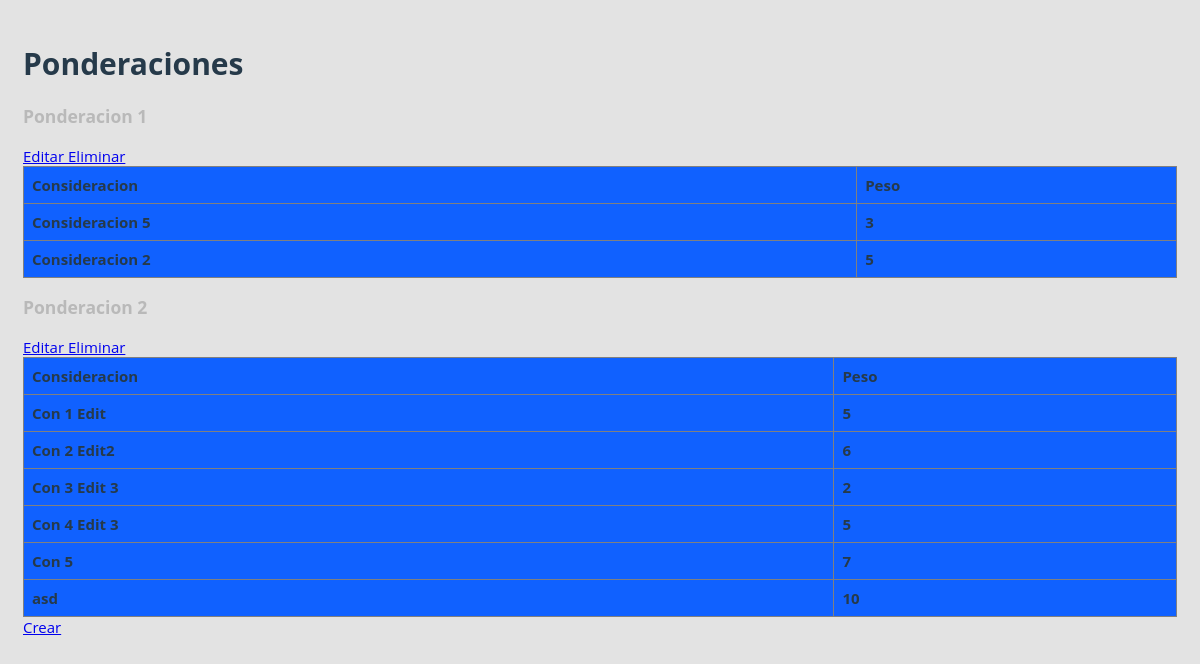
Screenshot of /reclutamiento-master/usuario/ponderaciones/ver_ponderaciones.php (signed in) with the database file from the repository.
### tables this page shows
CREATE TABLE `ponderaciones` (
  `id` int(50) NOT NULL,
  `nombre` varchar(50) NOT NULL
);

CREATE TABLE `detalle_ponderacion` (
  `id` int(50) NOT NULL,
  `id_ponderacion` int(50) NOT NULL,
  `nombre_campo` varchar(50) NOT NULL,
  `peso` varchar(50) NOT NULL
);

### reclutamiento-master/usuario/ponderaciones/ver_ponderaciones.php (the view, shortened to what this page needs)
<!DOCTYPE html>
<html lang="en">
<head>
    <link rel="stylesheet" type="text/css" href="../../style.css">
</head>
<body>
    <h1>Ponderaciones</h1>
    <?php
        include '../../config.php';
        $con=mysqli_connect($host,$user,$pass,$name);
        $query = "SELECT id,nombre FROM ponderaciones;";
        $resultPonderaciones = mysqli_query($con,$query);
        while($row = mysqli_fetch_array($resultPonderaciones)){
            $idPonderacion = $row[0];
            $nombre = $row[1];
            echo "<h3>$nombre</h3>";
            echo "<label ><a href=\"editar_ponderacion.php?id=$idPonderacion&nombre=$nombre\">Editar </a></label>";
            echo "<label ><a href=\"borrar_ponderacion.php?id=$idPonderacion\">Eliminar</a></label><br>";
            echo "<table border = 1>\n";
            echo "  <tr>\n";
            echo "      <th>Consideracion</th>\n";
            echo "      <th>Peso</th>\n";
            echo "</tr>\n";
            $query = "SELECT nombre_campo,peso,id FROM detalle_ponderacion WHERE id_ponderacion =$idPonderacion;";
            $resultDetalle = mysqli_query($con,$query);
            while($rowDetalle = mysqli_fetch_array($resultDetalle)){
                $consideracion = $rowDetalle[0];
                $peso = $rowDetalle[1];
                echo "  <tr>\n";
                echo "      <th>$consideracion</th>\n";
                echo "      <th>$peso</th>\n";
                echo "  </tr>";
            }
            echo "</table>\n";
        }
    ?>
    <label ><a href="crear_ponderacion.php">Crear</a></label>
</body>
</html>

### reclutamiento-master/style.css (style rules this page uses)
*, *:before, *:after { box-sizing: border-box; }
body { padding: 1em; font-family: 'Open Sans', 'Helvetica Neue', Helvetica, Arial, sans-serif; font-size: 15px; color: #b9b9b9; background-color: #e3e3e3; }
table { border-collapse: collapse; width: 100%; }
th, td , tr { font-family: 'Open Sans', 'Helvetica Neue', Helvetica, Arial, sans-serif; text-align: left; padding: 8px; color : #000 ; }
tr:nth-child(even) { background-color: #7BBFF2 }
th { background-color: #1061FF; color: #263A4A; }
h1 , h2 , p { color: #263A4A; }

### rows the page displays
ponderaciones: nombre "Ponderacion 1"
detalle_ponderacion: nombre_campo "Consideracion 5", peso "3"
detalle_ponderacion: nombre_campo "Consideracion 2", peso "5"
ponderaciones: nombre "Ponderacion 2"
detalle_ponderacion: nombre_campo "Con 1 Edit", peso "5"
detalle_ponderacion: nombre_campo "Con 2 Edit2", peso "6"
detalle_ponderacion: nombre_campo "Con 3 Edit 3", peso "2"
detalle_ponderacion: nombre_campo "Con 4 Edit 3", peso "5"
detalle_ponderacion: nombre_campo "Con 5", peso "7"
detalle_ponderacion: nombre_campo "asd", peso "10"
